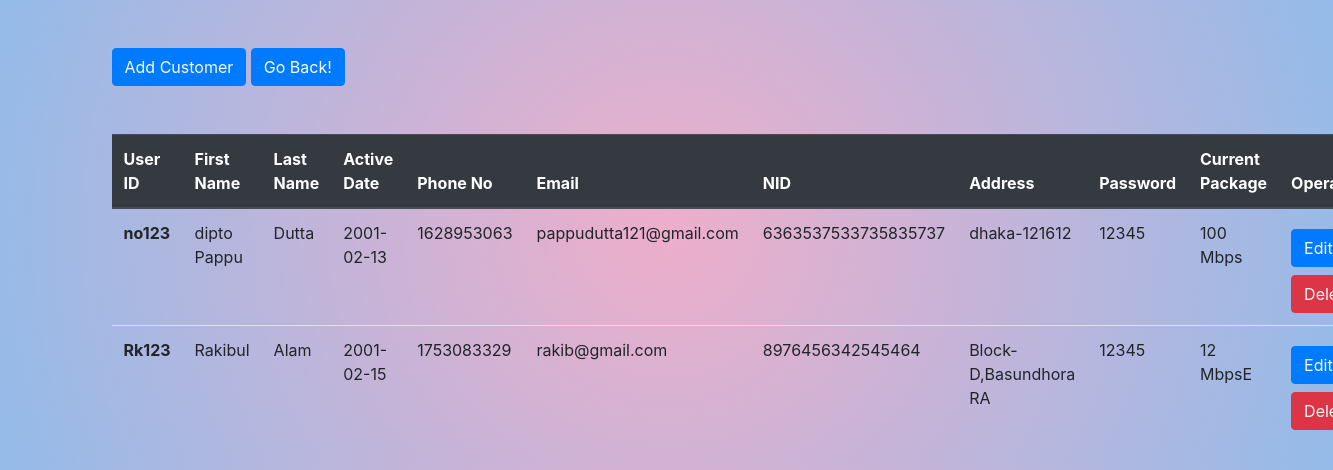
Page /displaycust.php on the committed database.
### tables this page shows
CREATE TABLE `customer_info` (
  `User_id` varchar(30) NOT NULL,
  `First_Name` varchar(30) DEFAULT NULL,
  `Last_Name` varchar(30) DEFAULT NULL,
  `Active_Date` date DEFAULT NULL,
  `Phone_no` int(11) NOT NULL,
  `Email` varchar(100) DEFAULT NULL,
  `NID` bigint(18) NOT NULL,
  `Address` varchar(200) NOT NULL,
  `Password` varchar(30) NOT NULL,
  `choose` varchar(30) NOT NULL
);

### displaycust.php (the view, shortened to what this page needs)
<?php
include 'connectcustcre.php';
?>
<!DOCTYPE html>
<html lang="en">
<head>
    <link rel="stylesheet" href="https://cdn.jsdelivr.net/npm/bootstrap@4.4.1/dist/css/bootstrap.min.css">
</head>
<body style="background: radial-gradient(circle, rgba(238,174,202,1) 0%, rgba(148,187,233,1) 100%);">
<div class="container">
        <button class="btn btn-primary my-5"><a href="CustCre.php" class="text-light">Add Customer</a></button>
        <button class="btn btn-primary my-5" input type="button"class="text-light" onclick="history.back()">Go Back!</button>
        <table class="table">
            <thead class="thead-dark">
                <tr>
                    <th scope="col">User ID</th>
                    <th scope="col">First Name</th>
                    <th scope="col">Last Name</th>
                    <th scope="col">Active Date</th>
                    <th scope="col">Phone No</th>
                    <th scope="col">Email</th>
                    <th scope="col">NID</th>
                    <th scope="col">Address</th>
                    <th scope="col">Password</th>
                    <th scope="col">Current Package</th>
                    <th scope="col">Operations</th>
                </tr>
            </thead>
            <tbody>
                <?php
                $sql = "SELECT * FROM `customer_info`";
                $result = mysqli_query($con, $sql);
                if ($result) {
                    while ($row = mysqli_fetch_assoc($result)) {
                        $id = $row['User_id'];
                        $FName = $row['First_Name'];
                        $LName = $row['Last_Name'];
                        $ADate = $row['Active_Date'];
                        $phone = $row['Phone_no'];
                        $email = $row['Email'];
                        $nid = $row['NID'];
                        $add = $row['Address'];
                        $pass = $row['Password'];
                        $curpack = $row['choose'];
                        echo '<tr>
                        <th scope="row">' . $id . '</th>
                        <td>' . $FName . '</td>
                        <td>' . $LName . '</td>
                        <td>' . $ADate . '</td>
                        <td>' . $phone . '</td>
                        <td>' . $email . '</td>
                        <td>' . $nid . '</td>
                        <td>' . $add . '</td>
                        <td>' . $pass . '</td>
                        <td>' . $curpack . '</td>
                        <td>
                    <button class= "btn btn-primary my-2"><a href="Upcust.php ? upid='.$id.'" class="text-light">Edit</a></button>
                    <button class="btn btn-danger"><a href="delcust.php ? delid='.$id.'" class="text-light">Delete</a></button>
            </td>
                    </tr>';
                    }
                }
                ?>
            </tbody>
        </table>
    </div>
</body>
</html>

### rows in the picture
customer_info: User_id "no123", First_Name "dipto Pappu", Last_Name "Dutta", Active_Date "2001-02-13", Phone_no "1628953063", Email "pappudutta121@gmail.com", NID "6363537533735835737", Address "dhaka-121612", Password "12345", choose "100 Mbps"
customer_info: User_id "Rk123", First_Name "Rakibul", Last_Name "Alam", Active_Date "2001-02-15", Phone_no "1753083329", Email "rakib@gmail.com", NID "8976456342545464", Address "Block-D,Basundhora RA", Password "12345", choose "12 MbpsE"
